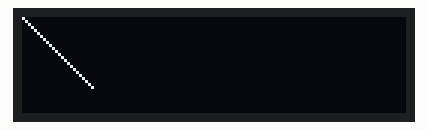
This sketch was run on a simulated Arduino Uno, built with avr-gcc and run on an emulated ATmega328P. Shown: 128×32 one-colour display. The display library's start-up logo is not drawn; what the sketch prints to the serial monitor is not drawn.

Above: at 2.52 s.
At 4.36 s:
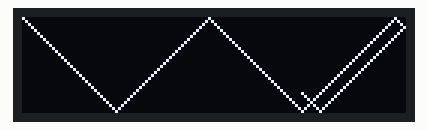
At 6.5 s:
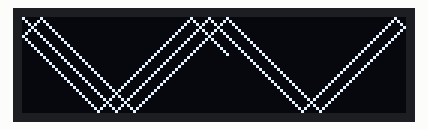
At 10.48 s:
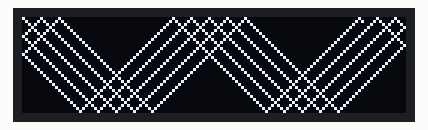
At 14.76 s:
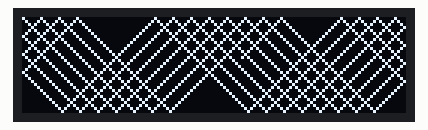
At 18.73 s:
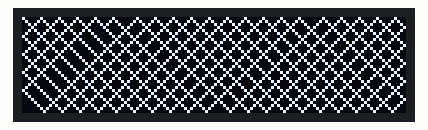

The sketch:

Code.ino
```cpp
#include <SPI.h>
#include <Wire.h>
#include <Adafruit_GFX.h>
#include <Adafruit_SSD1306.h>

#define SCREEN_WIDTH 128  // OLED display width, in pixels
#define SCREEN_HEIGHT 32  // OLED display height, in pixels

// Declaration for an SSD1306 display connected to I2C (SDA, SCL pins)
// The pins for I2C are defined by the Wire-library.
// On an arduino UNO:       A4(SDA), A5(SCL)
// On an arduino MEGA 2560: 20(SDA), 21(SCL)
// On an arduino LEONARDO:   2(SDA),  3(SCL), ...
#define OLED_RESET -1        // Reset pin # (or -1 if sharing Arduino reset pin)
#define SCREEN_ADDRESS 0x3C  ///< See datasheet for Address; 0x3D for 128x64, 0x3C for 128x32
Adafruit_SSD1306 display(SCREEN_WIDTH, SCREEN_HEIGHT, &Wire, OLED_RESET);

#define NUMFLAKES 10  // Number of snowflakes in the animation example

#define LOGO_HEIGHT 16
#define LOGO_WIDTH 16
static const unsigned char PROGMEM logo_bmp[] = { 0b00000000, 0b11000000,
                                                  0b00000001, 0b11000000,
                                                  0b00000001, 0b11000000,
                                                  0b00000011, 0b11100000,
                                                  0b11110011, 0b11100000,
                                                  0b11111110, 0b11111000,
                                                  0b01111110, 0b11111111,
                                                  0b00110011, 0b10011111,
                                                  0b00011111, 0b11111100,
                                                  0b00001101, 0b01110000,
                                                  0b00011011, 0b10100000,
                                                  0b00111111, 0b11100000,
                                                  0b00111111, 0b11110000,
                                                  0b01111100, 0b11110000,
                                                  0b01110000, 0b01110000,
                                                  0b00000000, 0b00110000 };

void setup() {
  Serial.begin(9600);
  display.begin(SSD1306_SWITCHCAPVCC, SCREEN_ADDRESS);
  display.display();
  delay(2000);
  display.clearDisplay();
  display.display();
}
int x = 0;
int y = 0;
bool x_bool = false;
bool y_bool = false;
bool _x_bool = false;
bool _y_bool = false;
bool ecke = false;

int reset = 0;

void loop() {
  display.drawPixel(y, x, SSD1306_WHITE);
  handel_X(0, 31);
  handel_Y(0, 127);
  display.display();
  Serial.println(y);
  Serial.println(x);
  if (x == 31 && y == 127) {
    ecke = true;
  } else {
    ecke = false;
  }
  if (ecke) {
    x = 0;
    y = 0;
    display.clearDisplay();
  }
}

void handel_X(int min_x, int max_x) {
  if (x == max_x) {
    x_bool = true;
    _x_bool = false;
  }
  if (x == min_x) {
    x_bool = false;
    _x_bool = true;
  }
  if (x_bool) {
    x -= 1;
  }
  if (_x_bool) {
    x += 1;
  }
}
void handel_Y(int min_y, int max_y) {
  if (y == max_y) {
    y_bool = true;
    _y_bool = false;
  }
  if (y == min_y) {
    y_bool = false;
    _y_bool = true;
  }
  if (y_bool) {
    y -= 1;
  }
  if (_y_bool) {
    y += 1;
  }
}
```
